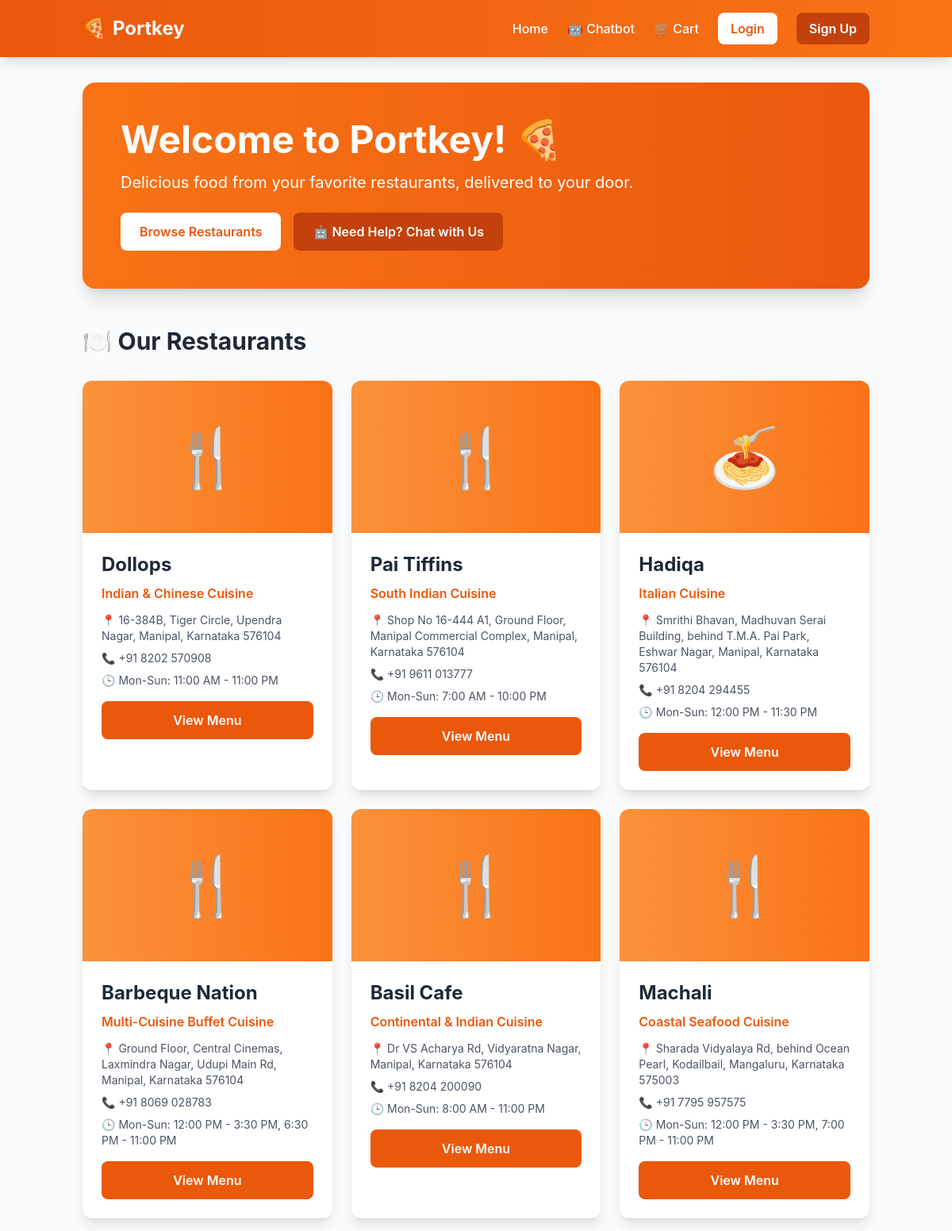
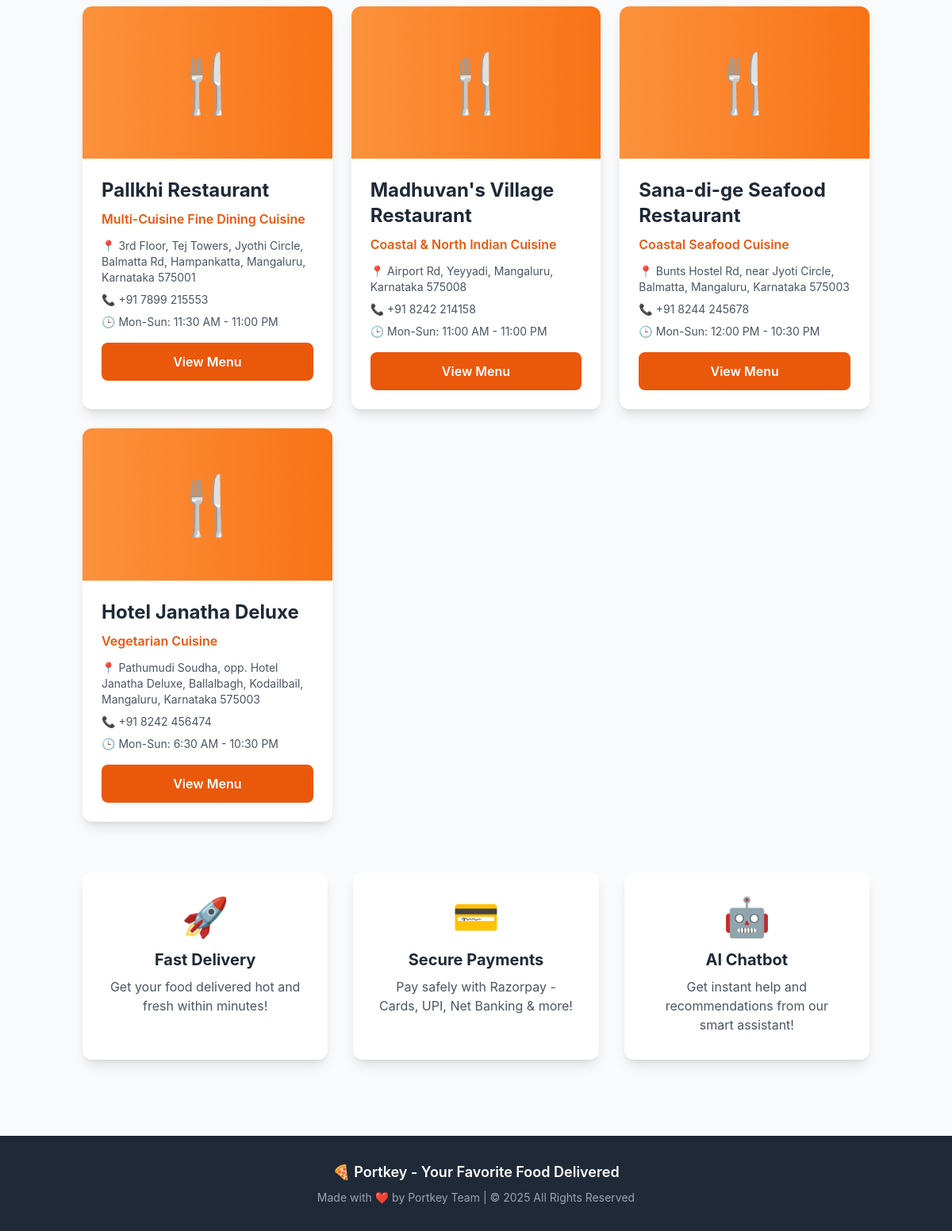
The page / on the database its author committed (2 pictures, top to bottom).
### models.py (models this page shows, shortened)
class Restaurant(Base):
    __tablename__ = 'restaurants'
    id = Column(Integer, primary_key=True, autoincrement=True)
    name = Column(String(100), nullable=False, index=True)
    address = Column(String(200), nullable=False)
    contact = Column(String(50), nullable=False)
    operating_hours = Column(String(100), nullable=False)  # e.g., "Mon-Sun: 10AM-10PM"
    cuisine_type = Column(String(50), nullable=False, index=True)  # e.g., "Italian", "Chinese"
    menu_items = relationship("MenuItem", back_populates="restaurant", cascade="all, delete-orphan")

### app.py (the view)
@app.route('/')
def index():
    db = SessionLocal()
    try:
        restaurants = db.query(Restaurant).all()
        cart_count = get_cart_count()
        user = get_current_user()
        return render_template('index.html', restaurants=restaurants, cart_count=cart_count, user=user)
    finally:
        db.close()

### app.py (called while the page is built, shortened)
def get_current_user():
    if 'user_id' not in session:
        return None

def get_cart_count():
    session_id = session.get('session_id')
    if not session_id:
        return 0

### templates/index.html (shortened to what this page needs)
{% extends "base.html" %}
{% block content %}
<div class="max-w-7xl mx-auto">
    <div class="bg-gradient-to-r from-orange-500 to-orange-600 rounded-2xl shadow-xl p-12 mb-12 text-white">
        <h1 class="text-5xl font-bold mb-4">Welcome to Portkey! 🍕</h1>
        <p class="text-xl mb-6">Delicious food from your favorite restaurants, delivered to your door.</p>
        <div class="flex space-x-4">
            <a href="#restaurants" class="bg-white text-orange-600 px-6 py-3 rounded-lg font-semibold hover:bg-gray-100 transition">
                Browse Restaurants
            </a>
            <a href="/chatbot-page" class="bg-orange-700 px-6 py-3 rounded-lg font-semibold hover:bg-orange-800 transition">
                🤖 Need Help? Chat with Us
            </a>
        </div>
    </div>
    <div id="restaurants">
        <h2 class="text-3xl font-bold text-gray-800 mb-8">🍽️ Our Restaurants</h2>
        {% if restaurants %}
        <div class="grid grid-cols-1 md:grid-cols-2 lg:grid-cols-3 gap-6">
            {% for restaurant in restaurants %}
            <div class="bg-white rounded-xl shadow-lg overflow-hidden hover:shadow-2xl transition transform hover:-translate-y-2">
                <div class="bg-gradient-to-r from-orange-400 to-orange-500 h-48 flex items-center justify-center">
                    <span class="text-7xl">
                        {% if restaurant.cuisine_type == 'Italian' %}🍝
                        {% elif restaurant.cuisine_type == 'Chinese' %}🥡
                        {% elif restaurant.cuisine_type == 'Indian' %}🍛
                        {% elif restaurant.cuisine_type == 'Mexican' %}🌮
                        {% elif restaurant.cuisine_type == 'American' %}🍔
                        {% else %}🍴
                        {% endif %}
                    </span>
                </div>
                <div class="p-6">
                    <h3 class="text-2xl font-bold text-gray-800 mb-2">{{ restaurant.name }}</h3>
                    <p class="text-orange-600 font-semibold mb-3">{{ restaurant.cuisine_type }} Cuisine</p>
                    <div class="text-gray-600 text-sm space-y-2 mb-4">
                        <p>📍 {{ restaurant.address }}</p>
                        <p>📞 {{ restaurant.contact }}</p>
                        <p>🕒 {{ restaurant.operating_hours }}</p>
                    </div>
                    <a href="/restaurant/{{ restaurant.id }}" class="block w-full bg-orange-600 text-white text-center py-3 rounded-lg font-semibold hover:bg-orange-700 transition">
                        View Menu
                    </a>
                </div>
            </div>
            {% endfor %}
        </div>
        {% else %}
        <div class="bg-yellow-50 border-l-4 border-yellow-500 p-6 rounded-lg">
            <p class="text-yellow-700 font-medium">No restaurants available at the moment. Please check back later!</p>
        </div>
        {% endif %}
    </div>
    <div class="mt-16 grid grid-cols-1 md:grid-cols-3 gap-8">
        <div class="bg-white p-8 rounded-xl shadow-lg text-center">
            <div class="text-5xl mb-4">🚀</div>
            <h3 class="text-xl font-bold text-gray-800 mb-2">Fast Delivery</h3>
            <p class="text-gray-600">Get your food delivered hot and fresh within minutes!</p>
        </div>
        <div class="bg-white p-8 rounded-xl shadow-lg text-center">
            <div class="text-5xl mb-4">💳</div>
            <h3 class="text-xl font-bold text-gray-800 mb-2">Secure Payments</h3>
            <p class="text-gray-600">Pay safely with Razorpay - Cards, UPI, Net Banking & more!</p>
        </div>
        <div class="bg-white p-8 rounded-xl shadow-lg text-center">
            <div class="text-5xl mb-4">🤖</div>
            <h3 class="text-xl font-bold text-gray-800 mb-2">AI Chatbot</h3>
            <p class="text-gray-600">Get instant help and recommendations from our smart assistant!</p>
        </div>
    </div>
</div>
{% endblock %}

### templates/base.html (shortened to what this page needs)
<!DOCTYPE html>
<html lang="en">
<head>
    <script src="https://cdn.tailwindcss.com"></script>
</head>
<body class="bg-gray-50 min-h-screen">
    <nav class="bg-gradient-to-r from-orange-600 to-orange-500 text-white shadow-lg sticky top-0 z-50">
        <div class="container mx-auto px-4 py-4">
            <div class="flex justify-between items-center">
                <a href="/" class="text-2xl font-bold flex items-center space-x-2 hover:scale-105 transition">
                    <span>🍕</span>
                    <span>Portkey</span>
                </a>
                <div class="flex items-center space-x-6">
                    <a href="/" class="nav-link hover:underline font-medium">Home</a>
                    <a href="/chatbot-page" class="nav-link hover:underline font-medium">🤖 Chatbot</a>
                    <a href="/cart" class="nav-link hover:underline font-medium flex items-center space-x-1">
                        <span>🛒 Cart</span>
                    </a>
                    {% if user %}
                        <span class="font-medium">👤 {{ user.username }}</span>
                        <a href="/logout" class="bg-white text-orange-600 px-4 py-2 rounded-lg hover:bg-orange-50 transition font-semibold">Logout</a>
                    {% else %}
                        <a href="/login" class="bg-white text-orange-600 px-4 py-2 rounded-lg hover:bg-orange-50 transition font-semibold">Login</a>
                        <a href="/register" class="bg-orange-700 px-4 py-2 rounded-lg hover:bg-orange-800 transition font-semibold">Sign Up</a>
                    {% endif %}
                </div>
            </div>
        </div>
    </nav>
    <main class="container mx-auto px-4 py-8">
        {% block content %}{% endblock %}
    </main>
    <footer class="bg-gray-800 text-white mt-16 py-8">
        <div class="container mx-auto px-4 text-center">
            <p class="text-lg font-semibold mb-2">🍕 Portkey - Your Favorite Food Delivered</p>
            <p class="text-gray-400 text-sm">Made with ❤️ by Portkey Team | © 2025 All Rights Reserved</p>
        </div>
    </footer>
</body>
</html>

### templates/base.html (style rules this page uses)
body { font-family: 'Inter', system-ui, -apple-system, sans-serif; }

### rows shown on the page
Restaurant: name "Dollops", cuisine_type "Indian & Chinese", address "16-384B, Tiger Circle, Upendra Nagar, Manipal, Karnataka 576104", contact "+91 8202 570908", operating_hours "Mon-Sun: 11:00 AM - 11:00 PM"
Restaurant: name "Pai Tiffins", cuisine_type "South Indian", address "Shop No 16-444 A1, Ground Floor, Manipal Commercial Complex, Manipal, Karnataka 576104", contact "+91 9611 013777", operating_hours "Mon-Sun: 7:00 AM - 10:00 PM"
Restaurant: name "Hadiqa", cuisine_type "Italian", address "Smrithi Bhavan, Madhuvan Serai Building, behind T.M.A. Pai Park, Eshwar Nagar, Manipal, Karnataka 576104", contact "+91 8204 294455", operating_hours "Mon-Sun: 12:00 PM - 11:30 PM"
Restaurant: name "Barbeque Nation", cuisine_type "Multi-Cuisine Buffet", address "Ground Floor, Central Cinemas, Laxmindra Nagar, Udupi Main Rd, Manipal, Karnataka 576104", contact "+91 8069 028783", operating_hours "Mon-Sun: 12:00 PM - 3:30 PM, 6:30 PM - 11:00 PM"
Restaurant: name "Basil Cafe", cuisine_type "Continental & Indian", address "Dr VS Acharya Rd, Vidyaratna Nagar, Manipal, Karnataka 576104", contact "+91 8204 200090", operating_hours "Mon-Sun: 8:00 AM - 11:00 PM"
Restaurant: name "Machali", cuisine_type "Coastal Seafood", address "Sharada Vidyalaya Rd, behind Ocean Pearl, Kodailbail, Mangaluru, Karnataka 575003", contact "+91 7795 957575", operating_hours "Mon-Sun: 12:00 PM - 3:30 PM, 7:00 PM - 11:00 PM"
Restaurant: name "Pallkhi Restaurant", cuisine_type "Multi-Cuisine Fine Dining", address "3rd Floor, Tej Towers, Jyothi Circle, Balmatta Rd, Hampankatta, Mangaluru, Karnataka 575001", contact "+91 7899 215553", operating_hours "Mon-Sun: 11:30 AM - 11:00 PM"
Restaurant: name "Madhuvan's Village Restaurant", cuisine_type "Coastal & North Indian", address "Airport Rd, Yeyyadi, Mangaluru, Karnataka 575008", contact "+91 8242 214158", operating_hours "Mon-Sun: 11:00 AM - 11:00 PM"
Restaurant: name "Sana-di-ge Seafood Restaurant", cuisine_type "Coastal Seafood", address "Bunts Hostel Rd, near Jyoti Circle, Balmatta, Mangaluru, Karnataka 575003", contact "+91 8244 245678", operating_hours "Mon-Sun: 12:00 PM - 10:30 PM"
Restaurant: name "Hotel Janatha Deluxe", cuisine_type "Vegetarian", address "Pathumudi Soudha, opp. Hotel Janatha Deluxe, Ballalbagh, Kodailbail, Mangaluru, Karnataka 575003", contact "+91 8242 456474", operating_hours "Mon-Sun: 6:30 AM - 10:30 PM"
